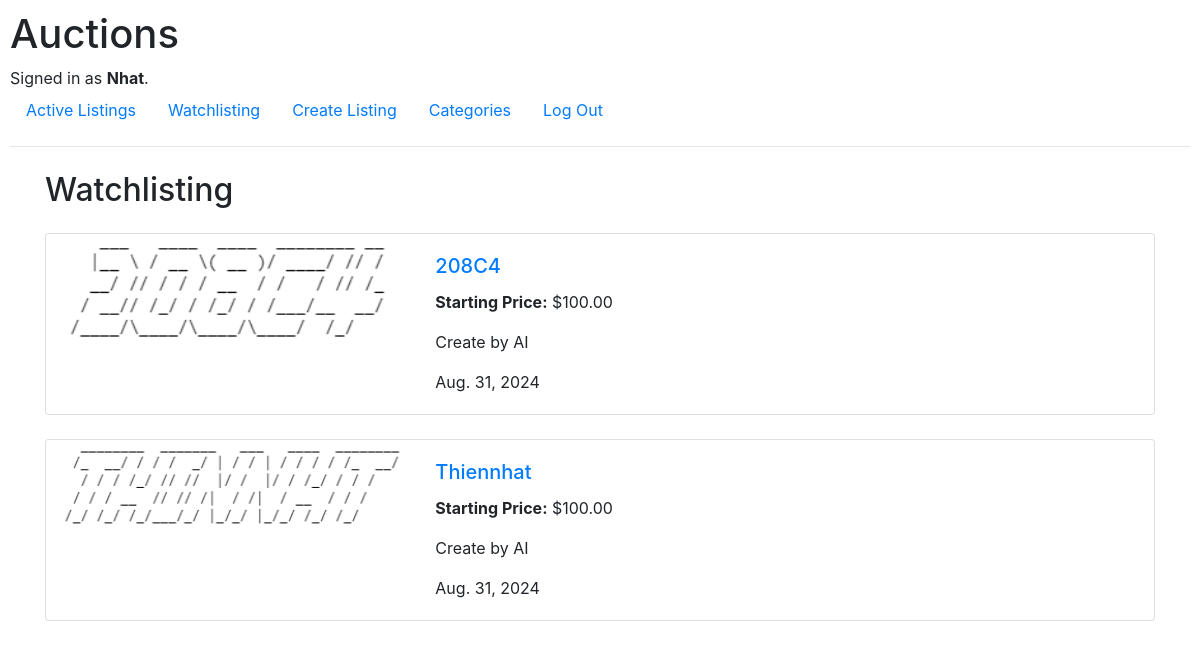
/watchlisting (signed in), run on the app's committed database.
### auctions/models.py (models this page shows, shortened)
class User(AbstractUser):
    pass

class Watchlist(models.Model):
    user = models.ForeignKey(User, on_delete=models.CASCADE)
    listing = models.ForeignKey(Auction_Listing, on_delete=models.CASCADE)

class Auction_Listing(models.Model):
    title = models.CharField(max_length=64)
    image = models.ImageField(upload_to='images/', blank=True)
    description = models.TextField()
    starting_bid = models.DecimalField(max_digits=10, decimal_places=2)
    category = models.ManyToManyField(Category, blank=True)
    created_at = models.DateField(auto_now_add=True)
    user = models.ForeignKey(User, on_delete=models.CASCADE)
    winner = models.ForeignKey(User, on_delete=models.SET_NULL, null=True, blank=True, related_name='won_listings')
    is_active = models.BooleanField(default=True)

### auctions/views.py (the view)
# urls.py: path("watchlisting", views.watchlisting, name="watchlisting"),
def watchlisting(request):
    if request.user.is_authenticated:
        user = request.user.id
        listings = Watchlist.objects.filter(user=user)
        return render(request, "auctions/watchlisting.html", {
            "listings": listings
        })

### auctions/templates/auctions/watchlisting.html
{% extends "auctions/layout.html" %}
{% block body %}
<div class="container">
    <h2 class="my-4">Watchlisting</h2>
    {% if listings %}
        <div class="row">
            {% for list in listings %}
                <div class="col-12 mb-4">
                    <div class="card">
                        <div class="row no-gutters">
                            {% if list.listing.image %}
                                <div class="col-md-4">
                                    <img src="{{ list.listing.image.url }}" class="card-img" alt="{{ list.listing.title }}">
                                </div>
                            {% endif %}
                            <div class="col-md-8">
                                <div class="card-body">
                                    <h5 class="card-title"><a href="{% url 'listing' list.listing.id %}">{{ list.listing.title }}</a></h5>
                                    <p class="card-text"><strong>Starting Price:</strong> ${{ list.listing.starting_bid }}</p>
                                    <p class="card-text">{{ list.listing.description }}</p>
                                    <p class="card-text">{{ list.listing.created_at }}</p>
                                </div>
                            </div>
                        </div>
                    </div>
                </div>
            {% endfor %}
        </div>
    {% else %}
        <p>No listings available.</p>
    {% endif %}
</div>
{% endblock %}

### auctions/templates/auctions/layout.html (shortened to what this page needs)
{% load static %}
<!DOCTYPE html>
<html lang="en">
    <head>
        <link rel="stylesheet" href="https://stackpath.bootstrapcdn.com/bootstrap/4.4.1/css/bootstrap.min.css">
        <link href="{% static 'auctions/styles.css' %}" rel="stylesheet">
    </head>
    <body>
        <h1>Auctions</h1>
        <div>
            {% if user.is_authenticated %}
                Signed in as <strong>{{ user.username }}</strong>.
            {% else %}
                Not signed in.
            {% endif %}
        </div>
        <ul class="nav">
            <li class="nav-item">
                <a class="nav-link" href="{% url 'index' %}">Active Listings</a>
            </li>
            {% if user.is_authenticated %}
                <li class="nav-item">
                    <a class="nav-link" href="{% url 'watchlisting' %}">Watchlisting</a>
                </li>
                <li class="nav-item">
                    <a class="nav-link" href="{% url 'create_listing' %}">Create Listing</a>
                </li>
                <li class="nav-item">
                    <a class="nav-link" href="{% url 'categories' %}">Categories</a>
                </li>
                <li class="nav-item">
                    <a class="nav-link" href="{% url 'logout' %}">Log Out</a>
                </li>
            {% endif %}
        </ul>
        <hr>
        {% block body %}
        {% endblock %}
    </body>
</html>

### auctions/static/auctions/styles.css (style rules this page uses)
body { padding: 10px; }

### data on the page
User: username "Nhat"
Watchlist: listing.image (picture), listing "208C4", listing.starting_bid "100.00", listing.description "Create by AI", listing.created_at "Aug. 31, 2024"
Watchlist: listing.image (picture), listing "Thiennhat", listing.starting_bid "100.00", listing.description "Create by AI", listing.created_at "Aug. 31, 2024"
